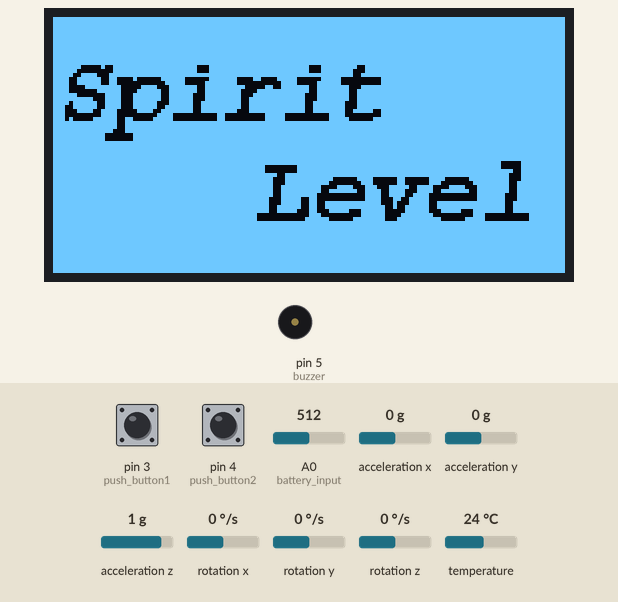
Recording of a sketch running on a simulated Arduino Uno, built with avr-gcc and run on an emulated ATmega328P. Shown: 128×64 one-colour display, buzzer (waves = sounding). The test bench sets the inputs (shaded band); at power-on: pin 3 (push_button1) LOW, acceleration y 0 g, A0 (battery_input) = 512, pin 4 (push_button2) LOW, acceleration x 0 g, acceleration z 1 g, rotation x 0 °/s, rotation y 0 °/s, rotation z 0 °/s, temperature 24 °C.

Above: at 1.2 s.
1.3 s: pin 3 (push_button1) pulled HIGH for 0.15 s
At 2.1 s:
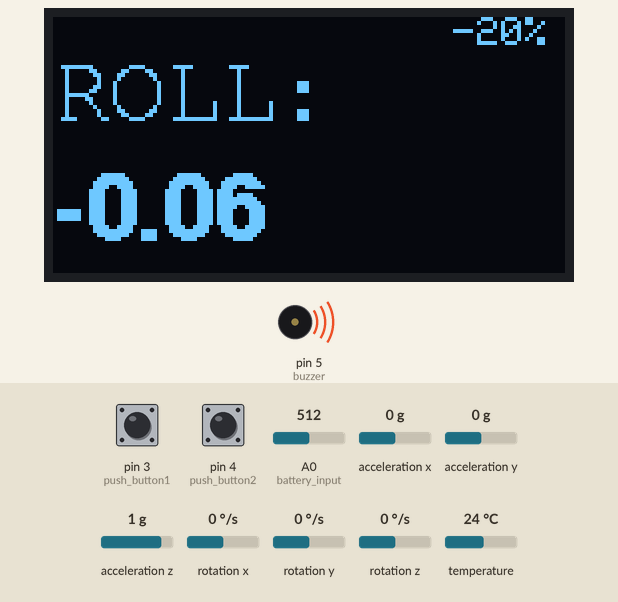
2.9 s: acceleration y set to -1.4 g
At 3.1 s:
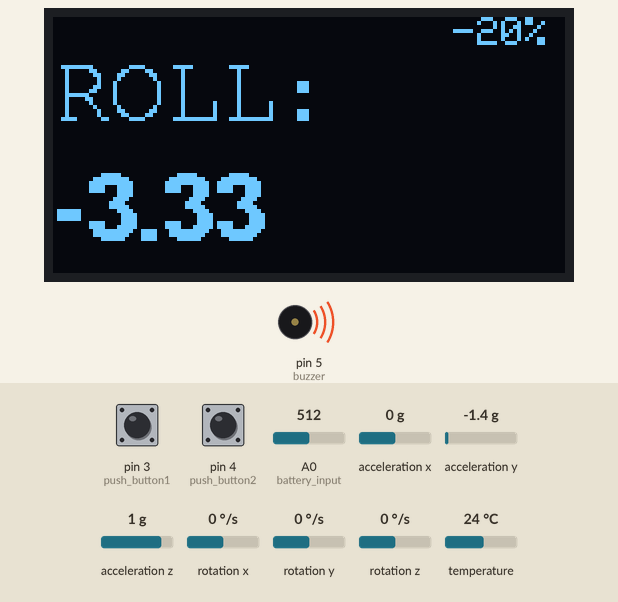
5.3 s: pin 3 (push_button1) pulled HIGH for 1 s
At 7.3 s:
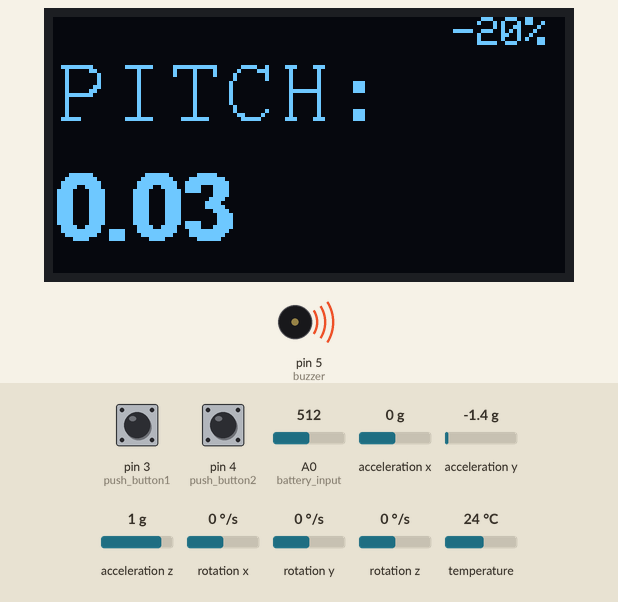
7.8 s: pin 3 (push_button1) pulled HIGH for 0.15 s
At 8.41 s:
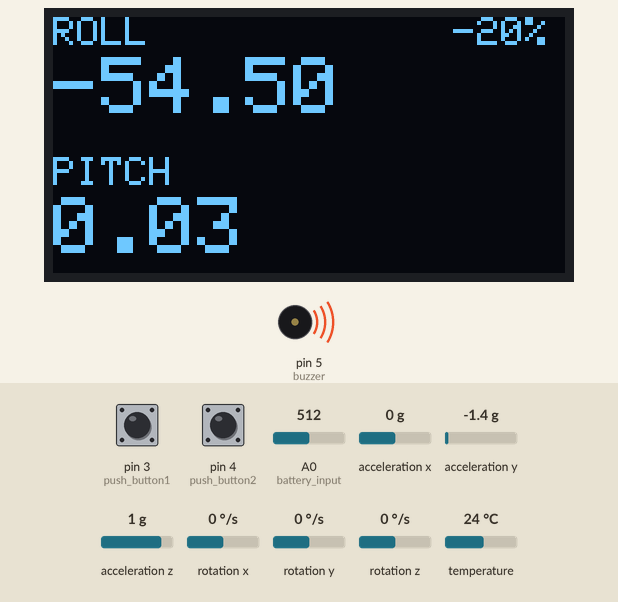
8.5 s: pin 3 (push_button1) pulled HIGH for 3.2 s
At 12.9 s:
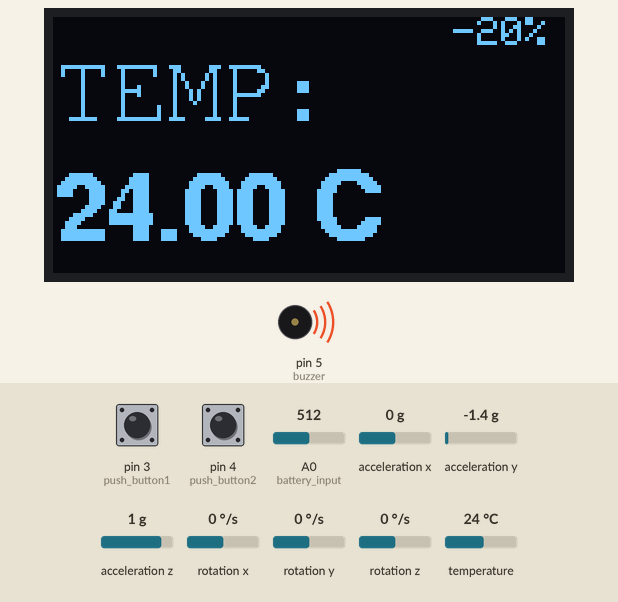
13.2 s: A0 (battery_input) set to 716
At 14.4 s:
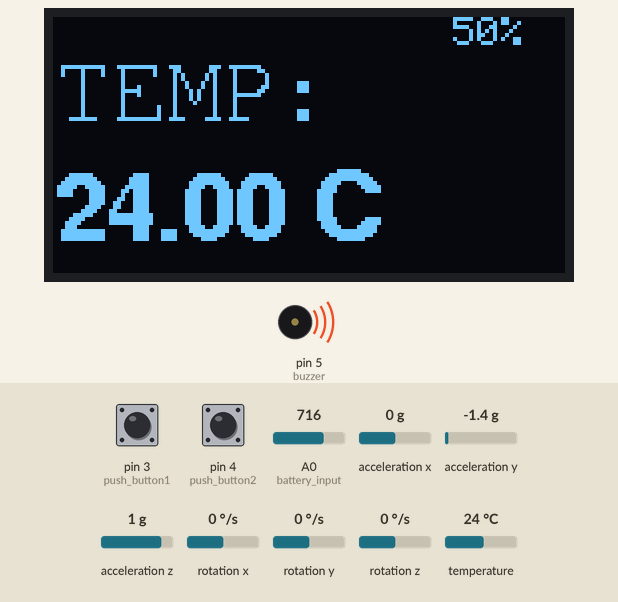
Timing chart, 0 to 15.7 s (numbered marks = the images above; inputs shaded):
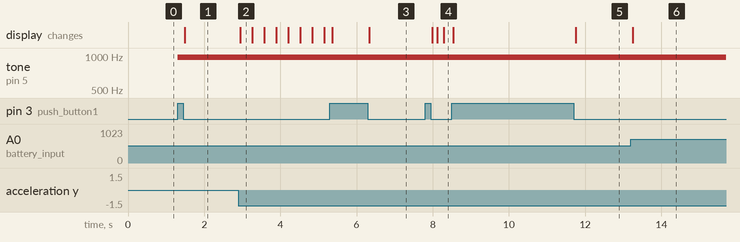

The sketch:

Spirit_Level.ino
```cpp
//Include Library
#include "Wire.h" //I2C Library
#include "I2Cdev.h"
#include "MPU6050.h" // MPU6050 Library
#include "math.h"  //Math Library to use MATHS Functions
#include <Adafruit_GFX.h>
#include <Adafruit_SSD1306.h>
#include <Fonts/FreeMonoBoldOblique12pt7b.h>
#include <Fonts/FreeSansBold12pt7b.h>
#include <Fonts/FreeMono12pt7b.h>

MPU6050 mpu; //Creating Object for MPU6050

#define SCREEN_WIDTH 128 // OLED display width, in pixels
#define SCREEN_HEIGHT 64 // OLED display height, in pixels

// Declaration for an SSD1306 display connected to I2C (SDA, SCL pins)
Adafruit_SSD1306 display(SCREEN_WIDTH, SCREEN_HEIGHT, &Wire, -1);

int push_button1 = 3;
int push_button2 = 4;
int buzzer = 5;
int battery_input = A0;

int16_t gyroX, gyroY, gyroZ, accX, accY, accZ, mpuTemp; //Variable to collect the raw data from MPU6050 Sensor
float CgyroX, CgyroY, CgyroZ, CaccX, CaccY, CaccZ; //Calebrated DATA variables
float Xang, Yang; // Acceleration Angle Variable
float FNXang, FOXang=0, FNYang, FOYang=0; //FILTER -->NEW-->OLD-->X or Y -->Acceleration ANGLE
float GXang=0, GYang=0; //Gyroscope Angle Variable
float ROLL, PITCH; //X-angle || Y-angle
float ROLL_REF=0,PITCH_REF=0;
float TEMP;
boolean set_gyro_angles = false, for_referance_data = false;
int receive_count; //
int Power;
int value1,value2;
int state=0,mode=0, ref_state=1;
int buzzer_value = 150;
float dt; // Delta T --> time gap between consecutive loops
unsigned long  loop_timer; // Time Variable

void setup() {
  Serial.begin(9600);
  pinMode(A0,INPUT);
  pinMode(push_button1,INPUT);
  pinMode(push_button2,INPUT);
  pinMode(buzzer,OUTPUT);

  mpu.initialize(); //Initializing the MPU6050
  OFFSET();
  if(!display.begin(SSD1306_SWITCHCAPVCC, 0x3C)) {
    Serial.println(F("SSD1306 allocation failed"));
    for(;;);
  }
  display.clearDisplay();
  display.setTextColor(WHITE);
  LOGO_DISPLAY();
  loop_timer = micros() + 4000;
}

void loop()
{
  RAW_DATA();
  ACC_ANGLE_CALCULATION();
  GYRO_ANGLE_CALCULATION();
  COMPLIMENTARY_FILTER();


  value1 = digitalRead(push_button1);
  value2 = digitalRead(push_button2);
  // print data on push button toggling

  while(value1 == 1 && state==0)
  {
    analogWrite(buzzer,buzzer_value);
    delay(20);
    value1=digitalRead(push_button1);
    analogWrite(buzzer,0);
    mode=1;
  }


  if(mode==1)
  {
    display.invertDisplay(false);
    display.setFont();
    state=1;
    ROLL_DISPLAY();
  }
  while(value1==1 && state==1 )
  {
    analogWrite(buzzer,buzzer_value);
    delay(20);
    value1=digitalRead(push_button1);
    analogWrite(buzzer,0);
    mode=2;
  }


  if(mode==2)
  {
    state=2;
    PITCH_DISPLAY();
  }
  while(value1==1 && state==2 )
  {
    analogWrite(buzzer,buzzer_value);
    delay(20);
    value1=digitalRead(push_button1);
    analogWrite(buzzer,0);
    mode=3;
  }


  if(mode==3)
  {
    state = 3;
    BOTH_ROLL_AND_PITCH_DISPLAY();
  }
  while(value1==1 && state==3 )
  {
    analogWrite(buzzer,buzzer_value);
    delay(20);
    value1=digitalRead(push_button1);
    analogWrite(buzzer,0);
    mode=4;
  }


  if(mode == 4)
  {
    state =4;
    TEMP_DISPLAY();
  }
  while(value1==1 && state==4)
  {
    analogWrite(buzzer,buzzer_value);
    delay(20);
    value1=digitalRead(push_button1);
    analogWrite(buzzer,0);
    mode=1;
  }


  if(value2 == 1 && ref_state == 1)
  {
    ROLL_REF = ROLL;
    PITCH_REF = PITCH;
    ref_state = 0;
    while(value2 == 1)
  {
    analogWrite(buzzer,buzzer_value);
    delay(20);
    value2=digitalRead(push_button2);
    analogWrite(buzzer,0);
  }
  }

  if(value2 == 1 && ref_state == 0)
  {
    ROLL_REF = 0;
    PITCH_REF = 0;
    ref_state = 1;
    while(value2==1)
  {
    analogWrite(buzzer,buzzer_value);
    delay(20);
    value2=digitalRead(push_button2);
    analogWrite(buzzer,0);
  }
  }


  //set the frequancy of void loop at 250Hz
  while(loop_timer > micros());
  loop_timer += 4000;
  dt=0.004;
}

void OFFSET()
{
  mpu.setXAccelOffset(-1701);
  mpu.setYAccelOffset(920);
  mpu.setZAccelOffset(765);
  mpu.setXGyroOffset(79);
  mpu.setYGyroOffset(-20);
  mpu.setZGyroOffset(-67);
}

void RAW_DATA()
{
  mpu.getMotion6(&accX, &accY, &accZ, &gyroX, &gyroY, &gyroZ);
}

//Function to calculate the angle from the RAW Accelerometer Date
void ACC_ANGLE_CALCULATION()
{ //Angle Calculation --> Arc Tangent(X-gravity/Z-gravity)*(RADIAN TO DEGREE)
  Yang = -atan2(accX,accZ)*RAD_TO_DEG;
  Xang = atan2(accY,accZ)*RAD_TO_DEG;
}

//Low pass filter to filter the noise comming from the disturbance
void LOW_PASS_FILTER()
{ // [NEW_FILTER_DATA = a*OLD_FILTER_DATA + b*ACTUAL DATA] and [a + b = 1]
  FNXang = (0.96*FOXang + 0.04*Xang); //ACCELEROMETER_ROLL
  FNYang = (0.96*FOYang + 0.04*Yang); //ACCELEROMETER_PITCH
}

//To update the all previous data with new data
void UPDATE()
{
  //Updating the old filter value with new filter value
  FOXang = FNXang;
  FOYang = FNYang;

}

void GYRO_ANGLE_CALCULATION()
{
  // Converting the Raw Gyro Data in the range of +-250°/s
  CgyroX = gyroX/131.0;
  CgyroY = gyroY/131.0;

  //Angle Calculation --> θ = θ + ω*Δt
  GXang = GXang + CgyroX*dt - 0.0039;
  GYang = GYang + CgyroY*dt + 0.00205;
}

void COMPLIMENTARY_FILTER()
{/* Gyro angle have drift but noise free and Acc angle have noise but no angle drift. Here we are making complimentary filter with GYRO AND ACC angle.
  Gyro angle only work for short period of time because Δt become zero if sensor get some stationary position and working as HIGH PASS FILTER.
  While Acc angle will come out in long period or stationary system */

  if(set_gyro_angles){                                                 //If the IMU is already started
    GXang = 0.94*GXang + 0.06*Xang;
    GYang = 0.94*GYang + 0.06*Yang;
    ROLL = GXang - ROLL_REF;
    PITCH = GYang - PITCH_REF;
  }
  else{                                                                //At first start
    GXang = Xang;                                     //Set the gyro pitch angle equal to the accelerometer pitch angle
    GYang = Yang;                                       //Set the gyro roll angle equal to the accelerometer roll angle
    set_gyro_angles = true;                                            //Set the IMU started flag
  }
}

void CALEBRATED_DATA()
{
  //To Get the GYRO DATA in the range of +-250°/s
  CgyroX = gyroX/131.0;
  CgyroY = gyroY/131.0;
  CgyroZ = gyroZ/131.0;

  //To get the ACC. DATA in the range of +-2g
  CaccX = accX/16384.0;
  CaccY = accY/16384.0;
  CaccZ = accZ/16384.0;
}


void BOTH_ROLL_AND_PITCH_DISPLAY()
{
   display.clearDisplay();

  // display temperature
  display.setTextSize(1);
  display.setCursor(0,0);
  display.print("ROLL ");
  display.setTextSize(2);
  display.setCursor(0,10);
  display.print(ROLL);

  // display humidity
  display.setTextSize(1);
  display.setCursor(0, 35);
  display.print("PITCH ");
  display.setTextSize(2);
  display.setCursor(0, 45);
  display.print(PITCH);
  BATTERY_LEVEL();
  display.display();
}

void PITCH_DISPLAY()
{
  display.clearDisplay();
  display.setFont(&FreeMono12pt7b);
  display.setTextSize(1);
  display.setCursor(0,25); //(35,0)
  display.print("PITCH:");
  display.setFont(&FreeSansBold12pt7b);
  display.setTextSize(1);
  display.setCursor(0, 55);
  display.print(PITCH);
  display.setFont();
  BATTERY_LEVEL();
  display.display();
}

void ROLL_DISPLAY()
{
  display.clearDisplay();
  display.setFont(&FreeMono12pt7b);
  display.setTextSize(1);
  display.setCursor(0,25); //(35,0)
  display.print("ROLL:");
  display.setFont(&FreeSansBold12pt7b);
  display.setTextSize(1);
  display.setCursor(0, 55);
  display.print(ROLL);
  display.setFont();
  BATTERY_LEVEL();
  display.display();
}

void TEMP_DISPLAY()
{
  mpuTemp = mpu.getTemperature();
  TEMP = mpuTemp/340.+36.53;
  display.clearDisplay();
  display.setFont(&FreeMono12pt7b);
  display.setTextSize(1);
  display.setCursor(0,25); //(35,0)
  display.print("TEMP:");
  display.setFont(&FreeSansBold12pt7b);
  display.setTextSize(1);
  display.setCursor(0, 55);
  display.print(TEMP);
  display.print(" C");
  display.setFont();
  BATTERY_LEVEL();
  display.display();
}

void BATTERY_LEVEL()
{
  analogRead(battery_input);
  Power = map(analogRead(battery_input), 570,860,0,100);
  display.setTextSize(1);
  display.setCursor(100,0);
  display.print(Power);
  display.print("%");
  //if(Power<20)
//  {
//    analogWrite(buzzer,buzzer_value);
//    delay(500);
//    analogWrite(buzzer,0);
//    delay(200);
//  }
}

void LOGO_DISPLAY()
{
  display.invertDisplay(true);
  display.setFont(&FreeMonoBoldOblique12pt7b);
  display.setTextSize(1);
  display.setCursor(0,25);
  display.print("Spirit");
  display.setCursor(50,50);
  display.print("Level");
  display.display();
}
```

Measured:
- after the input at 1.3 s, tone on pin 5 (buzzer): silent → 977 Hz at once; the display: changes after 0.19 s (image 1)
- after the input at 2.9 s, the display: changes at once (image 2)
- after the input at 7.8 s, the display: first changes after 0.18 s (image 4 shows a later state)
- after the input at 13.2 s, the display: changes after 0.05 s (image 6)
